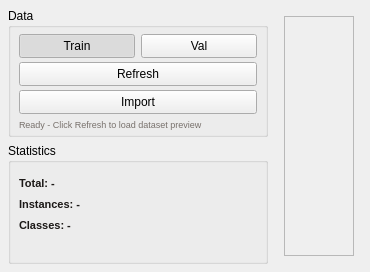
<?xml version="1.0" encoding="UTF-8"?>
<ui version="4.0">
 <class>DatasetPage</class>
 <widget class="QWidget" name="DatasetPage">
<layout class="QHBoxLayout" name="mainLo">
   <property name="leftMargin">
       <number>8</number>
      </property><property name="topMargin">
       <number>8</number>
      </property>
   <property name="rightMargin">
       <number>8</number>
      </property><property name="bottomMargin">
       <number>8</number>
      </property>
   <property name="spacing">
       <number>8</number>
      </property>

   <item>
    <widget class="QWidget" name="leftPanel" native="true">
     <property name="minimumSize"><size><width>260</width><height>0</height></size></property>
     <property name="maximumSize"><size><width>260</width><height>16777215</height></size></property>
     <layout class="QVBoxLayout" name="leftLo">
      <property name="leftMargin">
       <number>0</number>
      </property><property name="topMargin">
       <number>0</number>
      </property>
      <property name="rightMargin">
       <number>0</number>
      </property><property name="bottomMargin">
       <number>0</number>
      </property>
      <property name="spacing">
       <number>6</number>
      </property>

      <!-- ════════ Data（按钮组）════════ -->
      <item><widget class="QGroupBox" name="controlsGroup">
       <property name="title"><string>Data</string></property>
       <property name="maximumSize"><size><width>16777215</width><height>160</height></size></property>
       <layout class="QVBoxLayout" name="controlsLo">
        <property name="leftMargin"><number>8</number></property>
        <property name="topMargin"><number>6</number></property>
        <property name="rightMargin"><number>8</number></property>
        <property name="bottomMargin"><number>4</number></property>
        <property name="spacing"><number>4</number></property>

        <item><layout class="QHBoxLayout" name="splitLo">
         <property name="spacing"><number>6</number></property>
         <item><widget class="QPushButton" name="btn_train">
          <property name="text"><string>Train</string></property>
          <property name="minimumSize"><size><width>0</width><height>24</height></size></property>
          <property name="checkable"><bool>true</bool></property>
          <property name="checked"><bool>true</bool></property>
         </widget></item>
         <item><widget class="QPushButton" name="btn_val">
          <property name="text"><string>Val</string></property>
          <property name="minimumSize"><size><width>0</width><height>24</height></size></property>
          <property name="checkable"><bool>true</bool></property>
         </widget></item>
        </layout></item>

        <item><widget class="QPushButton" name="dp_rf">
         <property name="text"><string>Refresh</string></property>
         <property name="minimumSize"><size><width>0</width><height>24</height></size></property>
        </widget></item>

        <item><widget class="QPushButton" name="dp_import">
         <property name="text"><string>Import</string></property>
         <property name="minimumSize"><size><width>0</width><height>24</height></size></property>
        </widget></item>

        <item><widget class="QLabel" name="dp_status">
         <property name="text"><string>Ready - Click Refresh to load dataset preview</string></property>
         <property name="minimumSize"><size><width>0</width><height>12</height></size></property>
         <property name="styleSheet"><string>font-size:9px;color:#78716c;padding:0;</string></property>
        </widget></item>
       </layout>
      </widget></item>

      <!-- ════════ Statistics（合并统计+类别分布）════════ -->
      <item><widget class="QGroupBox" name="statsGroup">
       <property name="title"><string>Statistics</string></property>
       <layout class="QVBoxLayout" name="statsLo">
        <property name="leftMargin"><number>8</number></property>
        <property name="topMargin"><number>12</number></property>
        <property name="rightMargin"><number>8</number></property>
        <property name="bottomMargin"><number>8</number></property>
        <property name="spacing"><number>5</number></property>

        <item><widget class="QLabel" name="_st_total">
         <property name="text"><string>Total: -</string></property>
         <property name="minimumSize"><size><width>0</width><height>16</height></size></property>
         <property name="maximumSize"><size><width>16777215</width><height>16</height></size></property>
         <property name="styleSheet"><string>font-size:11px;font-weight:600;color:#1c1917;</string></property>
        </widget></item>

        <item><widget class="QLabel" name="_st_instances">
         <property name="text"><string>Instances: -</string></property>
         <property name="minimumSize"><size><width>0</width><height>16</height></size></property>
         <property name="maximumSize"><size><width>16777215</width><height>16</height></size></property>
         <property name="styleSheet"><string>font-size:11px;font-weight:600;color:#1c1917;</string></property>
        </widget></item>

        <item><widget class="QLabel" name="_st_classes">
         <property name="text"><string>Classes: -</string></property>
         <property name="minimumSize"><size><width>0</width><height>16</height></size></property>
         <property name="maximumSize"><size><width>16777215</width><height>16</height></size></property>
         <property name="styleSheet"><string>font-size:11px;font-weight:600;color:#1c1917;</string></property>
        </widget></item>

        <!-- 类别分布合并在此 -->
        <item><layout class="QGridLayout" name="_cs_grid">
         <property name="horizontalSpacing"><number>4</number></property>
         <property name="verticalSpacing"><number>4</number></property>
        </layout></item>
        <item><spacer><property name="orientation"><enum>Vertical</enum></property>
         <property name="sizeHint" stdset="0"><size><width>20</width><height>20</height></size></property>
        </spacer></item>
       </layout>
      </widget></item>

     </layout>
    </widget>
   </item>

   <item>
    <widget class="QWidget" name="rightPanel" native="true">
     <layout class="QVBoxLayout" name="rightLo">
      <property name="leftMargin">
       <number>8</number>
      </property><property name="topMargin">
       <number>8</number>
      </property>
      <property name="rightMargin">
       <number>8</number>
      </property><property name="bottomMargin">
       <number>8</number>
      </property>
      <property name="spacing">
       <number>0</number>
      </property>
      <item><widget class="QScrollArea" name="sa">
       <property name="widgetResizable"><bool>true</bool></property>
       <property name="horizontalScrollBarPolicy"><enum>Qt::ScrollBarAsNeeded</enum></property>
       <widget class="QWidget" name="dp_grid">
        <layout class="QGridLayout" name="dp_gl">
         <property name="horizontalSpacing">
       <number>8</number>
      </property><property name="verticalSpacing">
       <number>8</number>
      </property>
         <property name="alignment"><set>Qt::AlignTop</set></property>
         <property name="leftMargin">
       <number>0</number>
      </property><property name="topMargin">
       <number>0</number>
      </property>
         <property name="rightMargin">
       <number>0</number>
      </property><property name="bottomMargin">
       <number>0</number>
      </property>
        </layout>
       </widget>
      </widget></item>
     </layout>
    </widget>
   </item>
 </layout>
</widget>
<resources/>
<connections/>
</ui>
